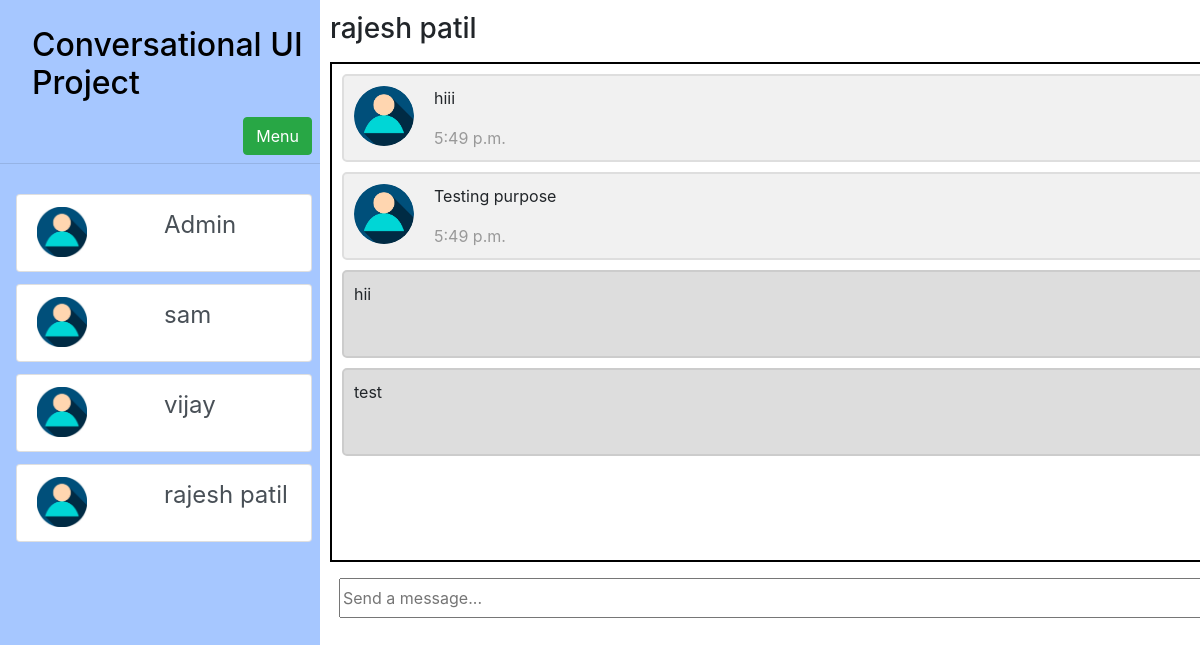
The app's page /chat/rajesh (signed in) with its own data.
### chat/models.py (models this page shows, shortened)
class UserProfile(models.Model):
    name = models.CharField(max_length=25)
    email = models.EmailField(unique=True)
    username = models.CharField(max_length=20, unique=True)

class Messages(models.Model):
    description = models.TextField()
    sender_name = models.ForeignKey(UserProfile, on_delete=models.CASCADE, related_name='sender')
    receiver_name = models.ForeignKey(UserProfile, on_delete=models.CASCADE, related_name='receiver')
    time = models.TimeField(auto_now_add=True)
    seen = models.BooleanField(default=False)
    timestamp = models.DateTimeField(auto_now_add=True)
    class Meta:
        ordering = ('timestamp',)

### chat/views.py (the view)
# urls.py: path("", include("chat.urls")),
def chat(request, username):
    friend = UserProfile.objects.get(username=username)
    id = getUserId(request.user.username)
    curr_user = UserProfile.objects.get(id=id)
    messages = Messages.objects.filter(sender_name=id, receiver_name=friend.id) | Messages.objects.filter(sender_name=friend.id, receiver_name=id)
    if request.method == "GET":
        friends = getFriendsList(id)
        return render(request, "chat/messages.html",
                      {'messages': messages,
                       'friends': friends,
                       'curr_user': curr_user, 'friend': friend})

### chat/models.py (called while the page is built)
    def __str__(self):
        return f"{self.friend}"

### chat/views.py (called while the page is built)
def getFriendsList(id):
    try:
        user = UserProfile.objects.get(id=id)
        ids = list(user.friends_set.all())
        friends = []
        for id in ids:
            num = str(id)
            fr = UserProfile.objects.get(id=int(num))
            friends.append(fr)
        return friends
    except:
        return []

def getUserId(username):
    use = UserProfile.objects.get(username=username)
    id = use.id
    return id

### chat/templates/chat/messages.html (shortened to what this page needs)
{% extends 'chat/chats.html' %}
{% load static %}
{% block message %}
{% for message in messages %}
    {% if curr_user == message.sender_name %}
        <div class="container darker">
            <p>{{message.description}}</p>
        </div>
    {% else %}
        <div class="container">
            <img src="{% static 'images/user_image.jpg' %}" alt="Avatar" style="width:100%;">
            <p>{{message.description}}</p>
            <span class="time-left">{{message.time}}</span>
        </div>
    {% endif %}
{% endfor %}
{% endblock %}

### chat/templates/chat/chats.html (shortened to what this page needs)
{% extends "chat/Base.html" %}
{% load static %}
{% block  content %}
        <div style="margin-top: 12px">
            <h3>{{friend.name}}</h3>
        </div>
        <div class="messages" id="board">
            {% block message %}
            {% endblock %}
        </div>
        <div class="row">
            <form method="post" class="form-group" id="chat-box">
                <div class="input-group mb-3">
                    <div class="input-group-prepend">
                        <input type="text" placeholder="Send a message..." name="message" id="msg_field">
                    </div>
                </div>
            </form>
        </div>
{% endblock %}

### chat/templates/chat/Base.html (shortened to what this page needs)
{% load static %}
<html lang="en">
<head>
    <link rel="stylesheet" href="https://stackpath.bootstrapcdn.com/bootstrap/4.3.1/css/bootstrap.min.css"
>
    <link rel="stylesheet" href="{% static 'css/base_style.css' %}">
    <link rel="stylesheet" href="{% static 'css/chat.css' %}">
</head>
<body>
    <div class="sidenav">
        <div class="row">
            <a href="/"><div class="col"><h2 style="padding-left: 16px; display: block-content;">Conversational UI Project</h2></div></a>
        <div class="col"><div class="dropdown">
            <button onclick="myFunction()" class="btn btn-success">Menu</button>
        </div>
        </div>
        </div>
        <hr class="mt-0 mb-4">
        <div class="friends" style="y-overflow: auto">
            <ul class="list-group">
                {% for friend in friends %}
                    <a href="/chat/{{friend.username}}">
                        <li class="list-group-item list-group-item-action">
                            <div class="row">
                                <div class="col">
                                    <img src="{% static 'images/user_image.jpg' %}" style="width: 50px; height: 50px;">
                                </div>
                                <div class="col">
                                    <div class="row" style="font-color: #000"><p>{{friend.name}}</p></div>
                                </div>
                            </div>
                        </li>
                    </a>
                {% endfor %}
            </ul>
        </div>
    </div>
    <div class="main">
        {% block content %}{% endblock %}
    </div>
</body>
</html>

### static/css/base_style.css (style rules this page uses)
.sidenav { height: 100%; width: 320px; position: fixed; top: 0; left: 0; z-index: 20; background-color: #a6c7ff; overflow-y: auto; overflow-x: auto; padding-top: 20px; }
.sidenav a { text-decoration: none; padding: 6px 8px 6px 16px; font-size: 24px; display: block; color: #000; }
.main { z-index: 10; overflow: hidden; margin-left: 320px; padding: 0px 10px; }
.dropdown { z-index: 10; float: right; position: relative; display: inline-block; margin-right: 8px; margin-bottom: 8px; }

### static/css/chat.css (style rules this page uses)
.container { border: 2px solid #dedede; background-color: #f1f1f1; border-radius: 5px; padding: 10px; margin: 10px; }
.darker { max-height: 120px; border-color: #ccc; background-color: #ddd; }
.container::after { content: ""; clear: both; display: table; }
.container img { float: left; max-width: 60px; width: 100%; margin-right: 20px; border-radius: 50%; }
.time-left { float: left; color: #999; }
.messages { height: 500px; width: 1200px; border: thick solid #000; border-width: 2px; margin-top: 16px; overflow-y: auto; }
#msg_field { margin-left: 24px; margin-top: 16px; width: 1000px; }

### records on screen
UserProfile: name "Admin"
UserProfile: name "sam"
UserProfile: name "vijay"
UserProfile: name "rajesh patil"
Messages: description "hiii", time "5:49 p.m."
Messages: description "Testing purpose", time "5:49 p.m."
Messages: description "hii"
Messages: description "test"
